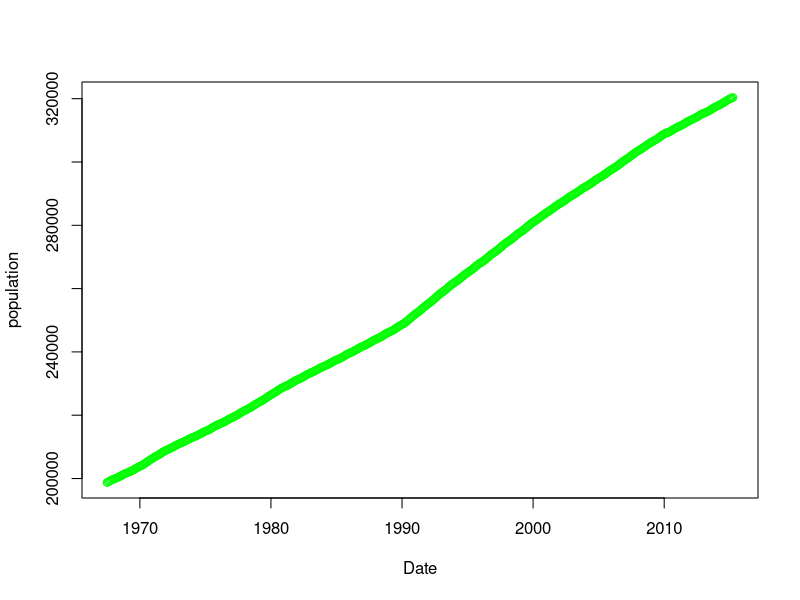

Write the R code that produced this figure.
data(economics, package="ggplot2")
plot(x=economics$date, y = economics$pop, xlab="Date",ylab="population", col="green")
